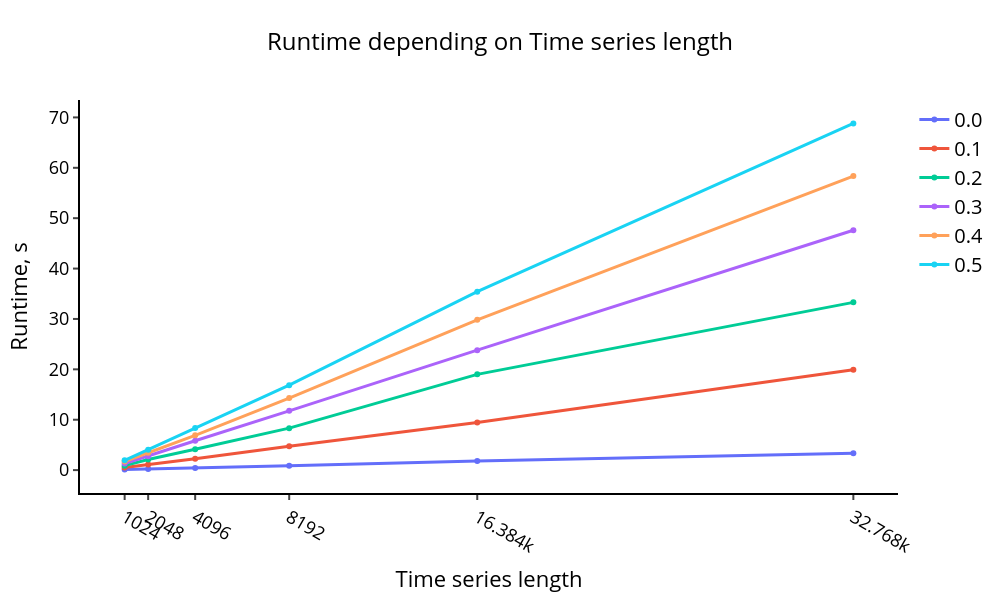

Notebook source saved alongside this figure:
### Code cell
comparison_param = np.array(r_list)

visualize_plot_times(times_exp1, comparison_param, exp1_params)

### Figure 1 — Plotly figure (JSON) as saved in the notebook; plotly's stock layout.template omitted (floating-point values rounded to 4 significant figures)
{"data": [{"line": {"width": 3}, "name": "0.0", "type": "scatter", "x": [1024, 2048, 4096, 8192, 16384, 32768], "y": [0.1002, 0.2268, 0.4079, 0.8494, 1.829, 3.337]}, {"line": {"width": 3}, "name": "0.1", "type": "scatter", "x": [1024, 2048, 4096, 8192, 16384, 32768], "y": [0.5057, 1.091, 2.252, 4.747, 9.444, 19.94]}, {"line": {"width": 3}, "name": "0.2", "type": "scatter", "x": [1024, 2048, 4096, 8192, 16384, 32768], "y": [0.8808, 2.11, 4.158, 8.327, 19.01, 33.29]}, {"line": {"width": 3}, "name": "0.3", "type": "scatter", "x": [1024, 2048, 4096, 8192, 16384, 32768], "y": [1.302, 2.763, 5.824, 11.77, 23.81, 47.6]}, {"line": {"width": 3}, "name": "0.4", "type": "scatter", "x": [1024, 2048, 4096, 8192, 16384, 32768], "y": [1.701, 3.458, 6.903, 14.29, 29.83, 58.37]}, {"line": {"width": 3}, "name": "0.5", "type": "scatter", "x": [1024, 2048, 4096, 8192, 16384, 32768], "y": [1.934, 4.036, 8.349, 16.85, 35.41, 68.81]}], "layout": {"height": 600, "legend": {"font": {"color": "black", "size": 20}}, "paper_bgcolor": "rgba(0, 0, 0, 0)", "plot_bgcolor": "rgba(0, 0, 0, 0)", "title": {"font": {"color": "black", "size": 24}, "text": "Runtime depending on Time series length", "x": 0.5, "xanchor": "center"}, "width": 1000, "xaxis": {"autorange": true, "linecolor": "#000", "linewidth": 2, "range": [-921.3, 34710.0], "showgrid": false, "tickfont": {"color": "black", "size": 18}, "ticks": "outside", "tickvals": [1024, 2048, 4096, 8192, 16384, 32768], "tickwidth": 2, "title": {"font": {"color": "black", "size": 22}, "text": "Time series length"}, "type": "linear"}, "yaxis": {"autorange": true, "linecolor": "#000", "linewidth": 2, "range": [-4.546, 73.46], "showgrid": false, "tickfont": {"color": "black", "size": 18}, "ticks": "outside", "tickwidth": 2, "title": {"font": {"color": "black", "size": 22}, "text": "Runtime, s"}, "type": "linear", "zeroline": false}}}
